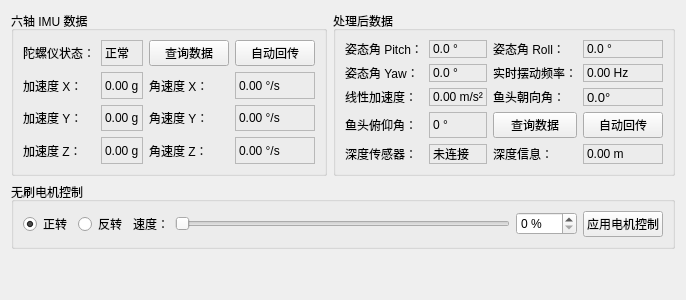
        <widget class="QWidget" name="tab_3DMotion">
         <attribute name="title">
          <string>三维运动</string>
         </attribute>
         <layout class="QVBoxLayout" name="verticalLayout_3DMotion">
          <item>
           <layout class="QHBoxLayout" name="horizontalLayout_3DTop">
            <item>
             <widget class="QGroupBox" name="grp_IMU6Axis">
              <property name="title">
               <string>六轴 IMU 数据</string>
              </property>
              <layout class="QGridLayout" name="gridLayout_IMU6">
               <item row="0" column="1">
                <widget class="QLabel" name="lbl_Gyro_Status_Val">
                 <property name="frameShape">
                  <enum>QFrame::Shape::StyledPanel</enum>
                 </property>
                 <property name="frameShadow">
                  <enum>QFrame::Shadow::Sunken</enum>
                 </property>
                 <property name="text">
                  <string>正常</string>
                 </property>
                </widget>
               </item>
               <item row="3" column="3">
                <widget class="QLabel" name="lbl_IMU_GZ_Val">
                 <property name="frameShape">
                  <enum>QFrame::Shape::StyledPanel</enum>
                 </property>
                 <property name="frameShadow">
                  <enum>QFrame::Shadow::Sunken</enum>
                 </property>
                 <property name="text">
                  <string>0.00 °/s</string>
                 </property>
                </widget>
               </item>
               <item row="1" column="3">
                <widget class="QLabel" name="lbl_IMU_GX_Val">
                 <property name="frameShape">
                  <enum>QFrame::Shape::StyledPanel</enum>
                 </property>
                 <property name="frameShadow">
                  <enum>QFrame::Shadow::Sunken</enum>
                 </property>
                 <property name="text">
                  <string>0.00 °/s</string>
                 </property>
                </widget>
               </item>
               <item row="1" column="1">
                <widget class="QLabel" name="lbl_IMU_AX_Val">
                 <property name="frameShape">
                  <enum>QFrame::Shape::StyledPanel</enum>
                 </property>
                 <property name="frameShadow">
                  <enum>QFrame::Shadow::Sunken</enum>
                 </property>
                 <property name="text">
                  <string>0.00 g</string>
                 </property>
                </widget>
               </item>
               <item row="3" column="1">
                <widget class="QLabel" name="lbl_IMU_AZ_Val">
                 <property name="frameShape">
                  <enum>QFrame::Shape::StyledPanel</enum>
                 </property>
                 <property name="frameShadow">
                  <enum>QFrame::Shadow::Sunken</enum>
                 </property>
                 <property name="text">
                  <string>0.00 g</string>
                 </property>
                </widget>
               </item>
               <item row="1" column="0">
                <widget class="QLabel" name="lbl_IMU_AX">
                 <property name="text">
                  <string>加速度 X：</string>
                 </property>
                </widget>
               </item>
               <item row="2" column="0">
                <widget class="QLabel" name="lbl_IMU_AY">
                 <property name="text">
                  <string>加速度 Y：</string>
                 </property>
                </widget>
               </item>
               <item row="2" column="3">
                <widget class="QLabel" name="lbl_IMU_GY_Val">
                 <property name="frameShape">
                  <enum>QFrame::Shape::StyledPanel</enum>
                 </property>
                 <property name="frameShadow">
                  <enum>QFrame::Shadow::Sunken</enum>
                 </property>
                 <property name="text">
                  <string>0.00 °/s</string>
                 </property>
                </widget>
               </item>
               <item row="3" column="2">
                <widget class="QLabel" name="lbl_IMU_GZ">
                 <property name="text">
                  <string>角速度 Z：</string>
                 </property>
                </widget>
               </item>
               <item row="0" column="2">
                <widget class="QPushButton" name="pushButton_2">
                 <property name="text">
                  <string>查询数据</string>
                 </property>
                </widget>
               </item>
               <item row="0" column="3">
                <widget class="QPushButton" name="pushButton_3">
                 <property name="text">
                  <string>自动回传</string>
                 </property>
                </widget>
               </item>
               <item row="0" column="0">
                <widget class="QLabel" name="lbl_Gyro_Status">
                 <property name="text">
                  <string>陀螺仪状态：</string>
                 </property>
                </widget>
               </item>
               <item row="2" column="2">
                <widget class="QLabel" name="lbl_IMU_GY">
                 <property name="text">
                  <string>角速度 Y：</string>
                 </property>
                </widget>
               </item>
               <item row="3" column="0">
                <widget class="QLabel" name="lbl_IMU_AZ">
                 <property name="text">
                  <string>加速度 Z：</string>
                 </property>
                </widget>
               </item>
               <item row="1" column="2">
                <widget class="QLabel" name="lbl_IMU_GX">
                 <property name="text">
                  <string>角速度 X：</string>
                 </property>
                </widget>
               </item>
               <item row="2" column="1">
                <widget class="QLabel" name="lbl_IMU_AY_Val">
                 <property name="frameShape">
                  <enum>QFrame::Shape::StyledPanel</enum>
                 </property>
                 <property name="frameShadow">
                  <enum>QFrame::Shadow::Sunken</enum>
                 </property>
                 <property name="text">
                  <string>0.00 g</string>
                 </property>
                </widget>
               </item>
              </layout>
             </widget>
            </item>
            <item>
             <widget class="QGroupBox" name="grp_YawFiltered">
              <property name="minimumSize">
               <size>
                <width>220</width>
                <height>0</height>
               </size>
              </property>
              <property name="title">
               <string>处理后数据</string>
              </property>
              <layout class="QGridLayout" name="gridLayout_2">
               <item row="1" column="2">
                <widget class="QLabel" name="lbl_Attitude_Roll">
                 <property name="text">
                  <string>姿态角 Roll：</string>
                 </property>
                </widget>
               </item>
               <item row="1" column="1">
                <widget class="QLabel" name="lbl_Attitude_Pitch_Val">
                 <property name="frameShape">
                  <enum>QFrame::Shape::StyledPanel</enum>
                 </property>
                 <property name="frameShadow">
                  <enum>QFrame::Shadow::Sunken</enum>
                 </property>
                 <property name="text">
                  <string>0.0 °</string>
                 </property>
                </widget>
               </item>
               <item row="6" column="2">
                <widget class="QLabel" name="lbl_YawFiltered_Hint">
                 <property name="text">
                  <string>鱼头朝向角：</string>
                 </property>
                </widget>
               </item>
               <item row="6" column="0">
                <widget class="QLabel" name="lbl_LinearAccel">
                 <property name="text">
                  <string>线性加速度：</string>
                 </property>
                </widget>
               </item>
               <item row="9" column="3">
                <widget class="QLabel" name="lbl_DepthInfo_Val">
                 <property name="frameShape">
                  <enum>QFrame::Shape::StyledPanel</enum>
                 </property>
                 <property name="frameShadow">
                  <enum>QFrame::Shadow::Sunken</enum>
                 </property>
                 <property name="text">
                  <string>0.00 m</string>
                 </property>
                </widget>
               </item>
               <item row="1" column="0">
                <widget class="QLabel" name="lbl_Attitude_Pitch">
                 <property name="text">
                  <string>姿态角 Pitch：</string>
                 </property>
                </widget>
               </item>
               <item row="9" column="2">
                <widget class="QLabel" name="lbl_DepthInfo">
                 <property name="text">
                  <string>深度信息：</string>
                 </property>
                </widget>
               </item>
               <item row="5" column="2">
                <widget class="QLabel" name="lbl_RealtimeFreq">
                 <property name="text">
                  <string>实时摆动频率：</string>
                 </property>
                </widget>
               </item>
               <item row="6" column="1">
                <widget class="QLabel" name="lbl_LinearAccel_Val">
                 <property name="frameShape">
                  <enum>QFrame::Shape::StyledPanel</enum>
                 </property>
                 <property name="frameShadow">
                  <enum>QFrame::Shadow::Sunken</enum>
                 </property>
                 <property name="text">
                  <string>0.00 m/s²</string>
                 </property>
                </widget>
               </item>
               <item row="6" column="3">
                <widget class="QLabel" name="lbl_YawFiltered_Val">
                 <property name="font">
                  <font>
                   <family>Microsoft YaHei UI</family>
                   <pointsize>10</pointsize>
                   <bold>false</bold>
                  </font>
                 </property>
                 <property name="frameShape">
                  <enum>QFrame::Shape::StyledPanel</enum>
                 </property>
                 <property name="frameShadow">
                  <enum>QFrame::Shadow::Sunken</enum>
                 </property>
                 <property name="text">
                  <string>0.0°</string>
                 </property>
                 <property name="alignment">
                  <set>Qt::AlignmentFlag::AlignLeading|Qt::AlignmentFlag::AlignLeft|Qt::AlignmentFlag::AlignVCenter</set>
                 </property>
                </widget>
               </item>
               <item row="9" column="0">
                <widget class="QLabel" name="lbl_DepthSensor_Status">
                 <property name="text">
                  <string>深度传感器：</string>
                 </property>
                </widget>
               </item>
               <item row="5" column="3">
                <widget class="QLabel" name="lbl_RealtimeFreq_Val">
                 <property name="frameShape">
                  <enum>QFrame::Shape::StyledPanel</enum>
                 </property>
                 <property name="frameShadow">
                  <enum>QFrame::Shadow::Sunken</enum>
                 </property>
                 <property name="text">
                  <string>0.00 Hz</string>
                 </property>
                </widget>
               </item>
               <item row="5" column="0">
                <widget class="QLabel" name="lbl_Attitude_Yaw">
                 <property name="text">
                  <string>姿态角 Yaw：</string>
                 </property>
                </widget>
               </item>
               <item row="9" column="1">
                <widget class="QLabel" name="lbl_DepthSensor_Status_Val">
                 <property name="frameShape">
                  <enum>QFrame::Shape::StyledPanel</enum>
                 </property>
                 <property name="frameShadow">
                  <enum>QFrame::Shadow::Sunken</enum>
                 </property>
                 <property name="text">
                  <string>未连接</string>
                 </property>
                </widget>
               </item>
               <item row="1" column="3">
                <widget class="QLabel" name="lbl_Attitude_Roll_Val">
                 <property name="frameShape">
                  <enum>QFrame::Shape::StyledPanel</enum>
                 </property>
                 <property name="frameShadow">
                  <enum>QFrame::Shadow::Sunken</enum>
                 </property>
                 <property name="text">
                  <string>0.0 °</string>
                 </property>
                </widget>
               </item>
               <item row="5" column="1">
                <widget class="QLabel" name="lbl_Attitude_Yaw_Val">
                 <property name="frameShape">
                  <enum>QFrame::Shape::StyledPanel</enum>
                 </property>
                 <property name="frameShadow">
                  <enum>QFrame::Shadow::Sunken</enum>
                 </property>
                 <property name="text">
                  <string>0.0 °</string>
                 </property>
                </widget>
               </item>
               <item row="8" column="3">
                <widget class="QPushButton" name="pushButton_4">
                 <property name="text">
                  <string>自动回传</string>
                 </property>
                </widget>
               </item>
               <item row="8" column="2">
                <widget class="QPushButton" name="pushButton">
                 <property name="text">
                  <string>查询数据</string>
                 </property>
                </widget>
               </item>
               <item row="8" column="0">
                <widget class="QLabel" name="label_5">
                 <property name="text">
                  <string>鱼头俯仰角：</string>
                 </property>
                </widget>
               </item>
               <item row="8" column="1">
                <widget class="QLabel" name="label_6">
                 <property name="frameShape">
                  <enum>QFrame::Shape::StyledPanel</enum>
                 </property>
                 <property name="frameShadow">
                  <enum>QFrame::Shadow::Sunken</enum>
                 </property>
                 <property name="text">
                  <string>0 °</string>
                 </property>
                </widget>
               </item>
              </layout>
             </widget>
            </item>
           </layout>
          </item>
          <item>
           <widget class="QGroupBox" name="grp_BLDC_Control">
            <property name="title">
             <string>无刷电机控制</string>
            </property>
            <layout class="QHBoxLayout" name="horizontalLayout_BLDC">
             <item>
              <widget class="QRadioButton" name="radio_BLDC_Forward">
               <property name="text">
                <string>正转</string>
               </property>
               <property name="checked">
                <bool>true</bool>
               </property>
              </widget>
             </item>
             <item>
              <widget class="QRadioButton" name="radio_BLDC_Reverse">
               <property name="text">
                <string>反转</string>
               </property>
              </widget>
             </item>
             <item>
              <widget class="QLabel" name="lbl_BLDC_Speed">
               <property name="text">
                <string>速度：</string>
               </property>
              </widget>
             </item>
             <item>
              <widget class="QSlider" name="slider_BLDC_Speed">
               <property name="minimumSize">
                <size>
                 <width>220</width>
                 <height>0</height>
                </size>
               </property>
               <property name="maximum">
                <number>100</number>
               </property>
               <property name="orientation">
                <enum>Qt::Orientation::Horizontal</enum>
               </property>
              </widget>
             </item>
             <item>
              <widget class="QSpinBox" name="spin_BLDC_Speed">
               <property name="suffix">
                <string> %</string>
               </property>
               <property name="maximum">
                <number>100</number>
               </property>
              </widget>
             </item>
             <item>
              <widget class="QPushButton" name="btn_BLDC_Apply">
               <property name="text">
                <string>应用电机控制</string>
               </property>
              </widget>
             </item>
            </layout>
           </widget>
          </item>
          <item>
           <spacer name="verticalSpacer_3DMotion">
            <property name="orientation">
             <enum>Qt::Orientation::Vertical</enum>
            </property>
            <property name="sizeHint" stdset="0">
             <size>
              <width>20</width>
              <height>40</height>
             </size>
            </property>
           </spacer>
          </item>
         </layout>
        </widget>
